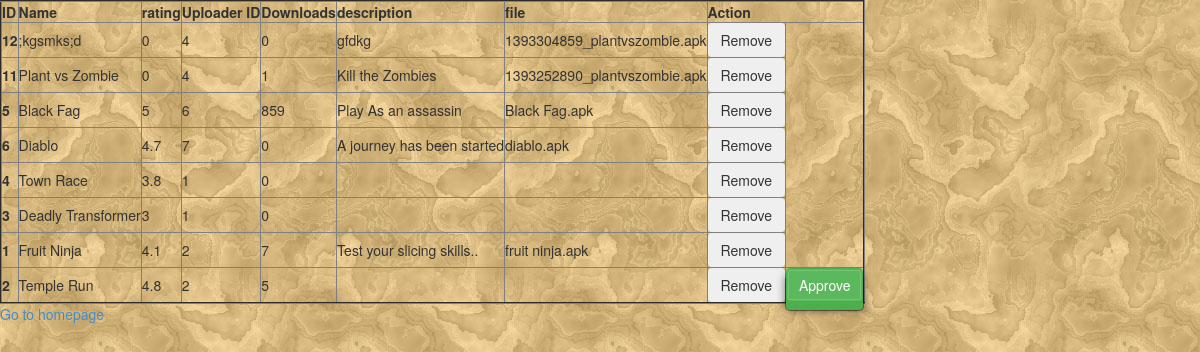
The app's page /admin.php, older data.
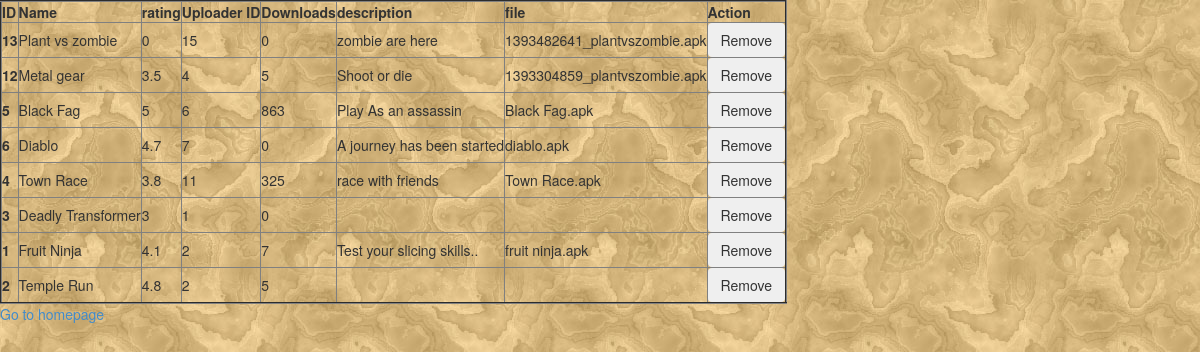
The same page, newer data.
### tables this page shows
CREATE TABLE IF NOT EXISTS `apps` (
  `app_id` int(10) unsigned NOT NULL AUTO_INCREMENT,
  `app_name` varchar(32) NOT NULL,
  `image` varchar(32) NOT NULL,
  `rating` float NOT NULL,
  `upload_date` datetime NOT NULL,
  `userid` int(10) unsigned NOT NULL,
  `total_downloads` int(10) unsigned NOT NULL DEFAULT '0',
  `description` text NOT NULL,
  `file` varchar(255) NOT NULL,
  `Approved` tinyint(1) NOT NULL DEFAULT '0',
  PRIMARY KEY (`app_id`)
);

### admin.php (the view, shortened to what this page needs)
<?php
	require_once('templates/header.php');
	$dbc = mysqli_connect(DB_HOST,DB_USER,DB_PASSWORD,DB_NAME);
	$result = mysqli_query( $dbc ,ADMIN_APP_DATA);
	echo '<table border = "2">';
	echo '<tr>';
	echo '<th>ID</th>';
	echo '<th>Name</th>';
	echo '<th>rating</th>';
	echo '<th>Uploader ID</th>';
	echo '<th>Downloads</th>';
	echo '<th>description</th>';
	echo '<th>file</th>';
	echo '<th colspan = "2">Action</th>';
	echo '</tr>';
	while ($row = mysqli_fetch_array($result)) {
		echo '<tr><td><strong>' . $row['app_id'] . '</strong></td>';
		echo '<td>' . $row['app_name'] . '</td>';
		echo '<td>' . $row['rating'] . '</td>';
		echo '<td>' . $row['userid'] . '</td>';
		echo '<td>' . $row['total_downloads'] . '</td>';
		echo '<td>' . $row['description'] . '</td>';
		echo '<td>' . $row['file'] . '</td>';
		?>
	    	<td><form method = "POST" action = "php/removeapp.php">
	    		 <input class="btn" type="submit" value="Remove" name="remove" />
	    	</form></td>
	    	<?php
	    		if( $row['Approved'] == false ){
	    	?>
	    	<td><form method = "POST" action = "php/approveapp.php">
	    		 <input class="btn btn-success" type="submit" value="Approve" name="approve" />
	    	</form></td>
	    	<?php
	    		}
	echo '</tr>';
}
	echo '</table>';
  echo '<a href="' . HOME_URL . '" > Go to homepage</a>';
?>

Row changes from the older to the newer data that the page shows:
removed apps: app_id "11", app_name "Plant vs Zombie", rating "0", userid "4", total_downloads "1", description "Kill the Zombies", file "1393252890_plantvszombie.apk"
added apps: app_id "13", app_name "Plant vs zombie", rating "0", userid "15", total_downloads "0", description "zombie are here", file "1393482641_plantvszombie.apk"
changed apps "1393304859_plantvszombie.apk": app_name ";kgsmks;d" → "Metal gear"; rating "0" → "3.5"; total_downloads "0" → "5"; description "gfdkg" → "Shoot or die"
changed apps "Black Fag": total_downloads "859" → "863"
changed apps "Town Race": userid "1" → "11"; total_downloads "0" → "325"; description (not shown) → "race with friends"; file (not shown) → "Town Race.apk"
changed apps "Temple Run": Approved 0 → 1 (drawn); approve "Approve" → (not shown)
